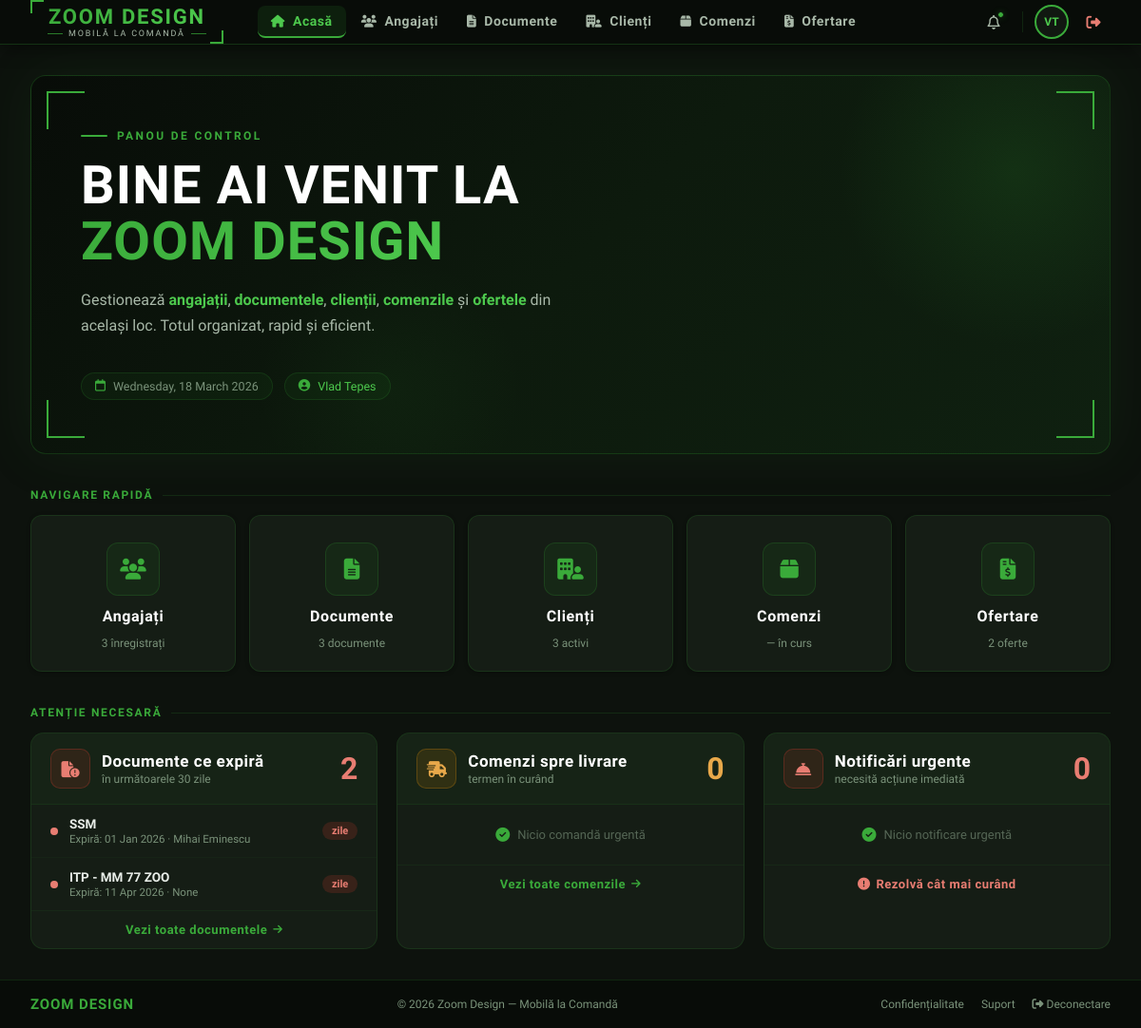
The app's page / (signed in) with its own data.
### documente/models.py (models this page shows, shortened)
class Document(models.Model):
    TIP_CHOICES = [
        ('contract', 'Contract'),
        ('revizie',  'Revizie medicală'),
        ('autorizatie', 'Autorizație'),
        ('alt', 'Altul'),
    ]
    nume          = models.CharField(max_length=200)
    tip           = models.CharField(max_length=50, choices=TIP_CHOICES)
    angajat       = models.ForeignKey(Angajat, on_delete=models.SET_NULL, null=True, blank=True)
    data_emitere  = models.DateField()
    data_expirare = models.DateField(null=True, blank=True)
    fisier        = models.FileField(upload_to='documente/', blank=True)
    observatii    = models.TextField(blank=True)
    class Meta:
        verbose_name = "Document"
        verbose_name_plural = "Documente"
        ordering = ['data_expirare']

### angajati/models.py (models this page shows)
class Angajat(models.Model):
    nume        = models.CharField(max_length=100)
    prenume     = models.CharField(max_length=100)
    email       = models.EmailField(unique=True)
    telefon     = models.CharField(max_length=20, blank=True)
    functie     = models.CharField(max_length=100)
    departament = models.CharField(max_length=100, blank=True)
    data_angajare = models.DateField()
    activ       = models.BooleanField(default=True)
    def __str__(self):
        return f"{self.prenume} {self.nume}"
    class Meta:
        verbose_name = "Angajat"
        verbose_name_plural = "Angajati"
        ordering = ['nume']

### home/views.py (the view)
# urls.py: 2. Add a URL to urlpatterns:  path('', views.home, name='home')
@login_required(login_url='login')
def home(request):
    from angajati.models import Angajat
    from documente.models import Document
    from clienti.models import Client
    from comenzi.models import Comanda
    from ofertare.models import Oferta
    azi = timezone.now().date()
    peste_30_zile = azi + timedelta(days=30)
    documente_expirare = Document.objects.filter(
        data_expirare__lte=peste_30_zile
    ).order_by('data_expirare')
    comenzi_livrare = Comanda.objects.filter(
        data_livrare__lte=peste_30_zile,
        data_livrare__gte=azi,
        status__in=['noua', 'in_lucru']
    ).order_by('data_livrare')
    context = {
        'total_angajati':     Angajat.objects.count(),
        'total_documente':    Document.objects.count(),
        'total_clienti':      Client.objects.filter(activ=True).count(),
        'total_comenzi':      Comanda.objects.filter(status__in=['noua', 'in_lucru']).count(),
        'total_oferte':       Oferta.objects.count(),
        'documente_expirare': documente_expirare,
        'comenzi_livrare':    comenzi_livrare,
        'notificari_urgente': [],
    }
    return render(request, 'home/homepage.html', context)

### templates/home/homepage.html (shortened to what this page needs)
{% extends 'base.html' %}
{% load static %}
{% block nav_home %}active{% endblock %}
{% block content %}
  <div class="hero">
    <div class="hero-corner tl"></div>
    <div class="hero-corner tr"></div>
    <div class="hero-corner bl"></div>
    <div class="hero-corner br"></div>
    <div class="hero-content">
      <div class="hero-eyebrow">Panou de control</div>
      <h1 class="hero-title">
        Bine ai venit la<br><span>Zoom Design</span>
      </h1>
      <p class="hero-subtitle">
        Gestionează <strong>angajații</strong>, <strong>documentele</strong>, <strong>clienții</strong>, <strong>comenzile</strong> și <strong>ofertele</strong> din același loc. Totul organizat, rapid și eficient.
      </p>
      <div class="hero-actions">
        <div class="hero-date">
          <i class="fa-regular fa-calendar"></i>
          {% now "l, d F Y" %}
        </div>
        {% if user.is_authenticated %}
        <div class="hero-date" style="color:var(--green-light);">
          <i class="fa-solid fa-circle-user"></i>
          {{ user.get_full_name|default:user.username }}
        </div>
        {% endif %}
      </div>
    </div>
  </div>
  <div class="section-label">Navigare rapidă</div>
  <div class="nav-buttons-grid">
    <a href="{% url 'angajati' %}" class="nav-btn">
      <div class="nav-btn-icon"><i class="fa-solid fa-users"></i></div>
      <div class="nav-btn-label">Angajați</div>
      <div class="nav-btn-count">{{ total_angajati|default:"—" }} înregistrați</div>
    </a>
    <a href="{% url 'documente' %}" class="nav-btn">
      <div class="nav-btn-icon"><i class="fa-solid fa-file-lines"></i></div>
      <div class="nav-btn-label">Documente</div>
      <div class="nav-btn-count">{{ total_documente|default:"—" }} documente</div>
    </a>
    <a href="{% url 'clienti' %}" class="nav-btn">
      <div class="nav-btn-icon"><i class="fa-solid fa-building-user"></i></div>
      <div class="nav-btn-label">Clienți</div>
      <div class="nav-btn-count">{{ total_clienti|default:"—" }} activi</div>
    </a>
    <a href="{% url 'comenzi' %}" class="nav-btn">
      <div class="nav-btn-icon"><i class="fa-solid fa-box"></i></div>
      <div class="nav-btn-label">Comenzi</div>
      <div class="nav-btn-count">{{ total_comenzi|default:"—" }} în curs</div>
    </a>
    <a href="{% url 'ofertare' %}" class="nav-btn">
      <div class="nav-btn-icon"><i class="fa-solid fa-file-invoice-dollar"></i></div>
      <div class="nav-btn-label">Ofertare</div>
      <div class="nav-btn-count">{{ total_oferte|default:"—" }} oferte</div>
    </a>
  </div>
  <div class="section-label">Atenție necesară</div>
  <div class="alert-cards-grid">
    <div class="alert-card">
      <div class="alert-card-header">
        <div class="alert-card-icon icon-red"><i class="fa-solid fa-file-circle-exclamation"></i></div>
        <div class="alert-card-header-text">
          <div class="alert-card-title">Documente ce expiră</div>
          <div class="alert-card-sub">în următoarele 30 zile</div>
        </div>
        <div class="alert-card-count count-red">{{ documente_expirare|length }}</div>
      </div>
      <div class="alert-list">
        {% for doc in documente_expirare %}
        <div class="alert-row">
          <div class="alert-row-dot dot-red"></div>
          <div class="alert-row-info">
            <div class="alert-row-name">{{ doc.nume }}</div>
            <div class="alert-row-detail">Expiră: {{ doc.data_expirare|date:"d M Y" }} · {{ doc.angajat }}</div>
          </div>
          <span class="badge badge-danger">{{ doc.zile_ramase }} zile</span>
        </div>
        {% empty %}
        <div class="alert-empty">
          <i class="fa-solid fa-circle-check"></i> Niciun document ce expiră
        </div>
        {% endfor %}
      </div>
      <a href="{% url 'documente' %}" class="card-footer-link">
        Vezi toate documentele <i class="fa-solid fa-arrow-right" style="font-size:11px;"></i>
      </a>
    </div>
    <div class="alert-card">
      <div class="alert-card-header">
        <div class="alert-card-icon icon-amber"><i class="fa-solid fa-truck-fast"></i></div>
        <div class="alert-card-header-text">
          <div class="alert-card-title">Comenzi spre livrare</div>
          <div class="alert-card-sub">termen în curând</div>
        </div>
        <div class="alert-card-count count-amber">{{ comenzi_livrare|length }}</div>
      </div>
      <div class="alert-list">
        {% for comanda in comenzi_livrare %}
        <div class="alert-row">
          <div class="alert-row-dot dot-amber"></div>
          <div class="alert-row-info">
            <div class="alert-row-name">{{ comanda.numar }} — {{ comanda.client }}</div>
            <div class="alert-row-detail">Livrare: {{ comanda.data_livrare|date:"d M Y" }}</div>
          </div>
          <span class="badge badge-warning">{{ comanda.zile_ramase }} zile</span>
        </div>
        {% empty %}
        <div class="alert-empty">
          <i class="fa-solid fa-circle-check"></i> Nicio comandă urgentă
        </div>
        {% endfor %}
      </div>
      <a href="{% url 'comenzi' %}" class="card-footer-link">
        Vezi toate comenzile <i class="fa-solid fa-arrow-right" style="font-size:11px;"></i>
      </a>
    </div>
    <div class="alert-card">
      <div class="alert-card-header">
        <div class="alert-card-icon icon-urgent"><i class="fa-solid fa-bell-concierge"></i></div>
        <div class="alert-card-header-text">
          <div class="alert-card-title">Notificări urgente</div>
          <div class="alert-card-sub">necesită acțiune imediată</div>
        </div>
        <div class="alert-card-count count-urgent">{{ notificari_urgente|length }}</div>
      </div>
      <div class="alert-list">
        {% for notif in notificari_urgente %}
        <div class="alert-row">
          <div class="alert-row-dot dot-urgent"></div>
          <div class="alert-row-info">
            <div class="alert-row-name">{{ notif.titlu }}</div>
            <div class="alert-row-detail">{{ notif.descriere }}</div>
          </div>
          <span class="badge badge-danger">Urgent</span>
        </div>
        {% empty %}
        <div class="alert-empty">
          <i class="fa-solid fa-circle-check"></i> Nicio notificare urgentă
        </div>
        {% endfor %}
      </div>
      <div class="card-footer-link" style="color:#e87d72; cursor:default;">
        <i class="fa-solid fa-circle-exclamation"></i> Rezolvă cât mai curând
      </div>
    </div>
  </div>
{% endblock %}

### templates/base.html (shortened to what this page needs)
<!DOCTYPE html>
<html lang="ro">
<head>
  {% load static %}
  <link rel="stylesheet" href="https://cdnjs.cloudflare.com/ajax/libs/font-awesome/6.5.0/css/all.min.css"/>
</head>
<body>
  <header class="topbar">
    <div class="brand-logo">
      <div class="logo-box">
        <div class="logo-inner">
          <div class="logo-name">Zoom Design</div>
          <div class="logo-tagline">Mobilă la Comandă</div>
        </div>
      </div>
    </div>
    <nav class="topbar-nav">
      <a href="{% url 'home' %}"      class="nav-link {% block nav_home %}{% endblock %}"><i class="fa-solid fa-house"></i> Acasă</a>
      <a href="{% url 'angajati' %}"  class="nav-link {% block nav_angajati %}{% endblock %}"><i class="fa-solid fa-users"></i> Angajați</a>
      <a href="{% url 'documente' %}" class="nav-link {% block nav_documente %}{% endblock %}"><i class="fa-solid fa-file-lines"></i> Documente</a>
      <a href="{% url 'clienti' %}"   class="nav-link {% block nav_clienti %}{% endblock %}"><i class="fa-solid fa-building-user"></i> Clienți</a>
      <a href="{% url 'comenzi' %}"   class="nav-link {% block nav_comenzi %}{% endblock %}"><i class="fa-solid fa-box"></i> Comenzi</a>
      <a href="{% url 'ofertare' %}"  class="nav-link {% block nav_ofertare %}{% endblock %}"><i class="fa-solid fa-file-invoice-dollar"></i> Ofertare</a>
    </nav>
    <div class="topbar-right">
      <div class="tb-icon" title="Notificări">
        <i class="fa-regular fa-bell"></i>
        <span class="notif-dot"></span>
      </div>
      <div class="topbar-avatar" title="{{ user.get_full_name|default:user.username }}">
        {% if user.is_authenticated %}
          {{ user.first_name|first|upper }}{{ user.last_name|first|upper }}
        {% else %}
          <i class="fa-solid fa-user" style="font-size:11px"></i>
        {% endif %}
      </div>
      {% if user.is_authenticated %}
      <a href="{% url 'logout' %}" class="tb-icon" title="Deconectare" style="color:#e87d72;">
        <i class="fa-solid fa-right-from-bracket"></i>
      </a>
      {% endif %}
    </div>
  </header>
  <div class="page-wrap">
    <main class="page-content">
      {% block content %}{% endblock %}
    </main>
    <footer class="footer">
      <div class="footer-logo">ZOOM DESIGN</div>
      <span>&copy; {% now "Y" %} Zoom Design — Mobilă la Comandă</span>
      <div class="footer-links">
        <a href="#">Confidențialitate</a>
        <a href="#">Suport</a>
        <a href="{% url 'logout' %}"><i class="fa-solid fa-right-from-bracket"></i> Deconectare</a>
      </div>
    </footer>
  </div>
</body>
</html>

### records on screen
Document: nume "SSM", data_expirare "01 Jan 2026", angajat "Mihai Eminescu"
Document: nume "ITP - MM 77 ZOO", data_expirare "11 Apr 2026", angajat "None"

### other values on screen
{{ user.first_name|first|upper }} "V"
{{ user.last_name|first|upper }} "T"
{{ user.get_full_name|default:user.username }} "Vlad Tepes"
{{ total_angajati|default:"—" }} "3"
{{ total_documente|default:"—" }} "3"
{{ total_clienti|default:"—" }} "3"
{{ total_comenzi|default:"—" }} "—"
{{ total_oferte|default:"—" }} "2"
{{ documente_expirare|length }} "2"
{{ comenzi_livrare|length }} "0"
{{ notificari_urgente|length }} "0"
